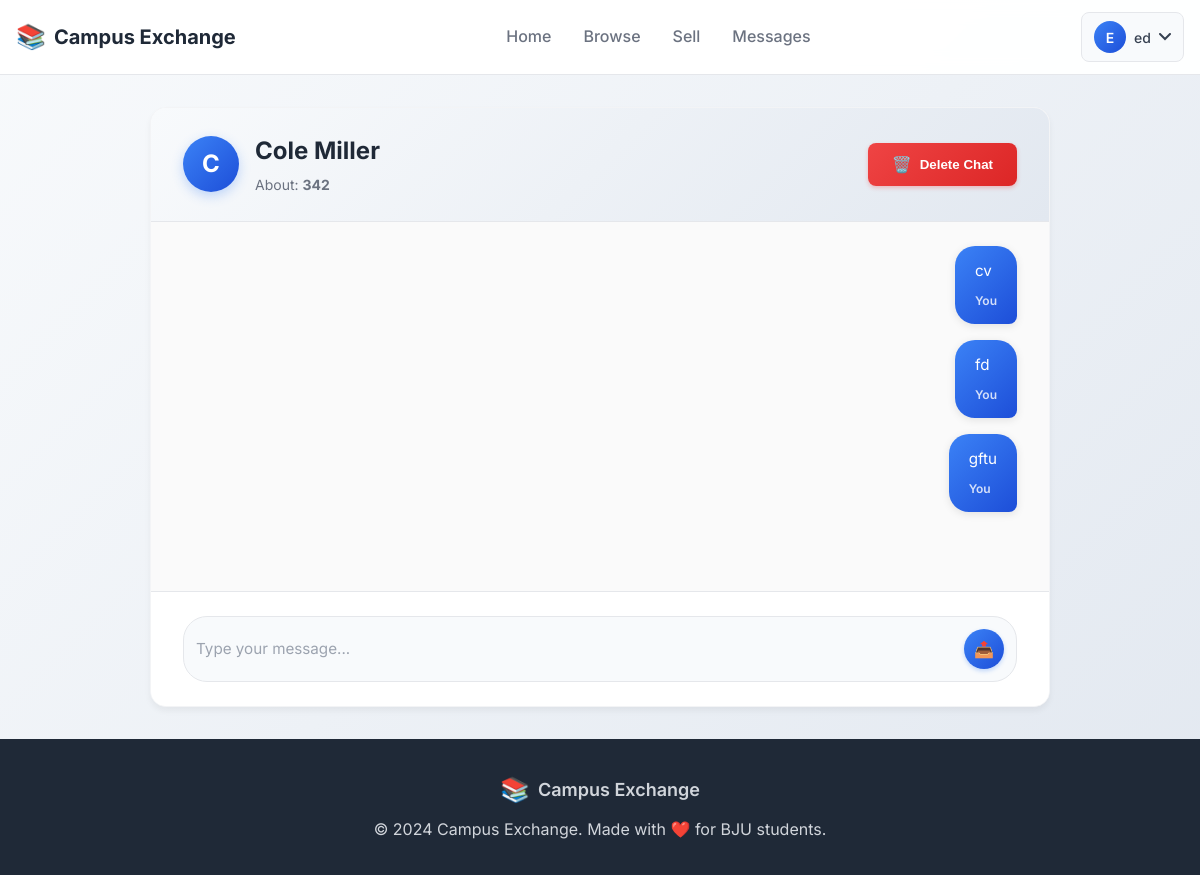
The page /messaging/conversation/1/ (signed in) on the database its author committed.
### users/models.py (models this page shows, shortened)
class CustomUser(AbstractBaseUser, PermissionsMixin):
    email = models.EmailField(unique=True)
    full_name = models.CharField(max_length=255, blank=True)  # New field for the user's name
    is_active = models.BooleanField(default=True)
    is_staff = models.BooleanField(default=False)
    is_superuser = models.BooleanField(default=False)
    objects = CustomUserManager()
    USERNAME_FIELD = 'email'
    REQUIRED_FIELDS = [] # You can add 'name' here if it's required at the creation of the user

### messaging/models.py (models this page shows)
class Conversation(models.Model):
    participants = models.ManyToManyField(settings.AUTH_USER_MODEL, related_name='conversations')
    product = models.ForeignKey(Product, on_delete=models.CASCADE, related_name='conversations')
    created_at = models.DateTimeField(auto_now_add=True)
    display = models.BooleanField(default=True)

class Message(models.Model):
    conversation = models.ForeignKey(Conversation, related_name='messages', on_delete=models.CASCADE)
    sender = models.ForeignKey(settings.AUTH_USER_MODEL, on_delete=models.CASCADE, related_name='sent_messages')
    text = models.TextField()
    timestamp = models.DateTimeField(default=now)
    class Meta:
        ordering = ['timestamp']

### listings/models.py (models this page shows, shortened)
class Product(models.Model):
    name = models.CharField(max_length=200)
    description = models.TextField()
    price = models.DecimalField(max_digits=10, decimal_places=2)
    stock = models.PositiveIntegerField()
    created_at = models.DateTimeField(default=timezone.now)
    updated_at = models.DateTimeField(auto_now=True)
    seller = models.ForeignKey(settings.AUTH_USER_MODEL, on_delete=models.CASCADE, related_name='products', null=True, blank=True)

### messaging/views.py (the view, shortened to what this page needs)
# urls.py: path('conversation/<int:conversation_id>/', views.conversation_detail, name='conversation_detail'),
@login_required(login_url='/users/log_in/')
def conversation_detail(request, conversation_id):
    conversation = get_object_or_404(Conversation, id=conversation_id)
    conversation.display = True
    conversation.save()
    other_user = conversation.participants.exclude(id=request.user.id).first()
    if request.user not in conversation.participants.all():
        return HttpResponseForbidden("You are not authorized to view this conversation.")
    return render(request, 'conversation_details.html', {'conversation': conversation})

### messaging/templates/conversation_details.html (shortened to what this page needs)
{% extends 'layout.html' %}
{% block css %}
{% load static %}
<link rel="stylesheet" href="{% static 'css/conversation_details.css' %}">
{% endblock %}
{% block content %}
<div class="conversation-container">
    <div class="conversation-header">
        <div class="conversation-info">
            {% for participant in conversation.participants.all %}
                {% if participant != request.user %}
                    <div class="participant-avatar">{{ participant.full_name|first|upper }}</div>
                    <div class="participant-details">
                        <h1 class="participant-name">{{ participant.full_name }}</h1>
                        <p class="conversation-about">About: <strong>{{ conversation.product.name }}</strong></p>
                    </div>
                {% endif %}
            {% endfor %}
        </div>
        <button class="delete-btn" onclick="showConfirmation()">
            <span class="delete-icon">🗑️</span>
            Delete Chat
        </button>
    </div>
    <div class="messages-container">
        <div class="messages-list">
            {% for message in conversation.messages.all %}
                <div class="message-wrapper {% if message.sender.email == request.user.email %}sent{% else %}received{% endif %}">
                    <div class="message-bubble">
                        <p class="message-text">{{ message.text }}</p>
                        <div class="message-time">
                            {% if message.sender.email == request.user.email %}
                                <span class="sender-indicator">You</span>
                            {% else %}
                                <span class="sender-indicator">{{ message.sender.full_name|first|upper }}</span>
                            {% endif %}
                        </div>
                    </div>
                </div>
            {% endfor %}
        </div>
    </div>
    <div class="message-input-container">
        <form method="post" class="message-form">
            <div class="input-wrapper">
                <textarea
                    id="messageInput"
                    name="text"
                    rows="1"
                    placeholder="Type your message..."
                    class="message-input"
                ></textarea>
                <button type="submit" class="send-btn">
                    <span class="send-icon">📤</span>
                </button>
            </div>
        </form>
    </div>
</div>
{% endblock %}

### templates/layout.html (shortened to what this page needs)
<!DOCTYPE html>
{% load static %}
<html lang="en">
<head>
    <link rel="stylesheet" href="{% static 'css/base.css' %}">
    {% block css %}{% endblock %}
</head>
<body>
    <nav class="navbar">
        <div class="nav-container">
            <div class="nav-brand">
                <a href="/" class="brand-link">
                    <span class="brand-icon">📚</span>
                    <span class="brand-text">Campus Exchange</span>
                </a>
            </div>
            <div class="nav-links">
                <a href="/" class="nav-link">Home</a>
                {% if user.is_authenticated %}
                <a href="/listing/products" class="nav-link">Browse</a>
                <a href="/listing/add" class="nav-link">Sell</a>
                <a href="/messaging" class="nav-link">Messages</a>
                {% else  %}
                <a href="/about/" class="nav-link">About</a>
                {% endif %}
            </div>
            <div class="nav-actions">
                {% if user.is_authenticated %}
                <div class="profile-dropdown">
                    <button id="profileButton" class="profile-button">
                        <span class="profile-avatar">{{ user.full_name|first|upper }}</span>
                        <span class="profile-name">{{ user.full_name|truncatechars:15 }}</span>
                        <svg class="profile-arrow" width="12" height="8" viewBox="0 0 12 8" fill="none">
                            <path d="M1 1L6 6L11 1" stroke="currentColor" stroke-width="2" stroke-linecap="round"/>
                        </svg>
                    </button>
                </div>
                {% else %}
                <div class="auth-buttons">
                    <a href="/users/log_in" class="btn btn-success">Login</a>
                    <a href="/users/register" class="btn btn-primary">Sign Up</a>
                </div>
                {% endif %}
            </div>
        </div>
    </nav>
    <main class="main-content">
        {% block content %}
        {% endblock %}
    </main>
    <footer class="footer">
        <div class="footer-content">
            <div class="footer-brand">
                <span class="brand-icon">📚</span>
                <span>Campus Exchange</span>
            </div>
            <p>&copy; 2024 Campus Exchange. Made with ❤️ for BJU students.</p>
        </div>
    </footer>
</body>
</html>

### static/css/base.css (style rules this page uses)
*, *::before, *::after { box-sizing: border-box; }
* { margin: 0; padding: 0; }
html { scroll-behavior: smooth; }
body { font-family: 'Inter', -apple-system, BlinkMacSystemFont, 'Segoe UI', Roboto, sans-serif; font-weight: 400; line-height: 1.6; color: #1f2937; background: linear-gradient(135deg, #f8fafc 0%, #e2e8f0 100%); min-height: 100vh; display: flex; flex-direction: column; }
.navbar { background: rgba(255, 255, 255, 0.95); backdrop-filter: blur(10px); border-bottom: 1px solid #e5e7eb; position: sticky; top: 0; z-index: 1000; transition: all 0.3s ease; }
.nav-container { max-width: 1200px; margin: 0 auto; padding: 0.75rem 1rem; display: flex; align-items: center; justify-content: space-between; }
.nav-brand { display: flex; align-items: center; }
.brand-link { display: flex; align-items: center; gap: 0.5rem; text-decoration: none; color: #1f2937; font-weight: 700; font-size: 1.25rem; transition: color 0.3s ease; }
.brand-icon { font-size: 1.5rem; }
.nav-links { display: flex; gap: 2rem; align-items: center; }
.nav-link { text-decoration: none; color: #6b7280; font-weight: 500; padding: 0.5rem 0; position: relative; transition: color 0.3s ease; }
.nav-link::after { content: ''; position: absolute; bottom: -2px; left: 0; width: 0; height: 2px; background: #3b82f6; transition: width 0.3s ease; }
.profile-dropdown { position: relative; }
.profile-button { display: flex; align-items: center; gap: 0.5rem; background: #f8fafc; border: 1px solid #e5e7eb; border-radius: 0.5rem; padding: 0.5rem 0.75rem; cursor: pointer; transition: all 0.3s ease; font-family: inherit; color: #374151; }
.profile-avatar { width: 2rem; height: 2rem; border-radius: 50%; background: linear-gradient(135deg, #3b82f6, #1d4ed8); color: white; display: flex; align-items: center; justify-content: center; font-weight: 600; font-size: 0.875rem; }
.profile-name { font-weight: 500; font-size: 0.875rem; }
.profile-arrow { transition: transform 0.3s ease; }
.main-content { flex: 1; max-width: 1200px; margin: 0 auto; padding: 2rem 1rem; width: 100%; }
.footer { background: #1f2937; color: #d1d5db; padding: 2rem 1rem; margin-top: auto; }
.footer-content { max-width: 1200px; margin: 0 auto; text-align: center; }
.footer-brand { display: flex; align-items: center; justify-content: center; gap: 0.5rem; font-weight: 600; font-size: 1.125rem; margin-bottom: 0.5rem; }

### rows shown on the page
CustomUser: full_name|first "E", full_name "ed"
CustomUser: full_name|first "C", full_name "Cole Miller"
Conversation: product.name "342"
Message: text "cv", shows "You"
Message: text "fd", shows "You"
Message: text "gftu", shows "You"
